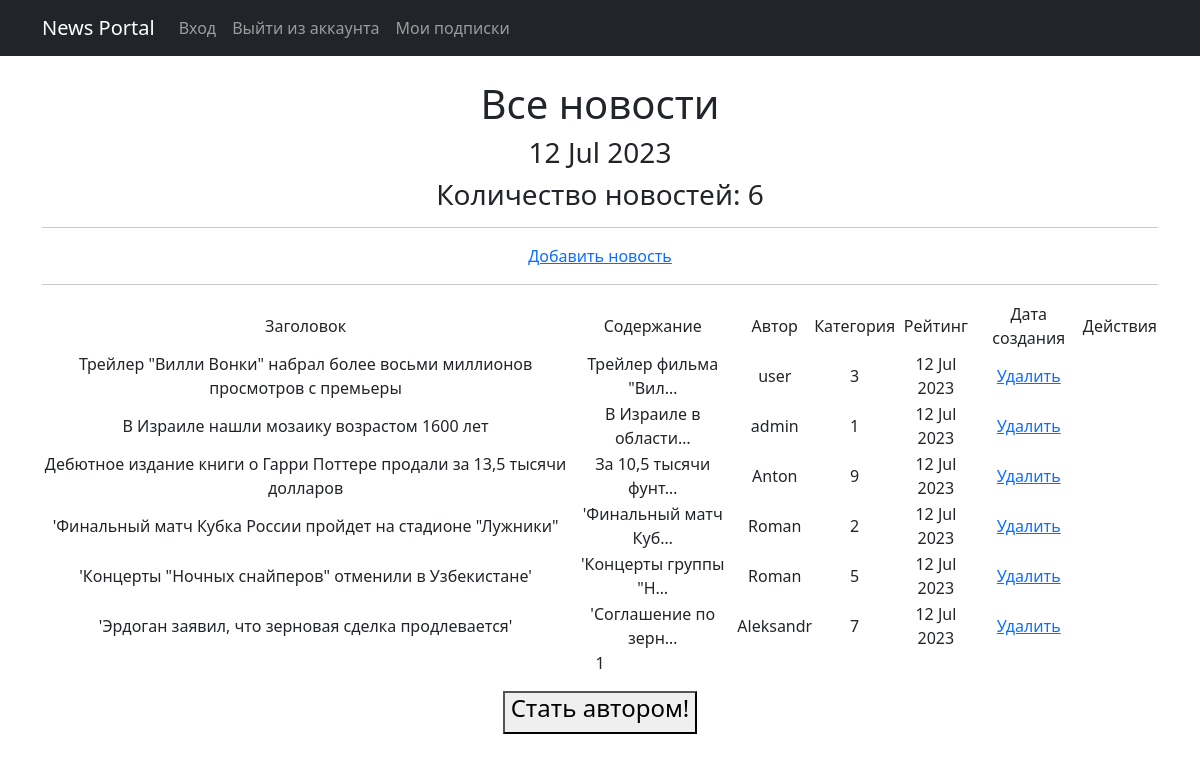
Page /article/ (signed in) on the committed database.
### newsapp/models.py (models this page shows, shortened)
class Post(models.Model):
    author = models.ForeignKey(Author, on_delete=models.CASCADE)
    NEWS = 'NW'
    ARTICLE = 'AR'
    CATEGORY_CHOISES = (
        (NEWS, 'Новость'),
        (ARTICLE, 'Статья'),
    )
    categoryType = models.CharField(max_length=2, choices=CATEGORY_CHOISES, default=ARTICLE)
    dateCreation = models.DateTimeField(auto_now_add=True)
    postCategory = models.ManyToManyField(Category, through='PostCategory')
    title = models.CharField(max_length=128)
    text = models.TextField()
    rating = models.SmallIntegerField(default=0)

class Author(models.Model):
    authorUser = models.OneToOneField(User, on_delete=models.CASCADE)
    ratingAuthor = models.SmallIntegerField(default=0)

### newsapp/views.py (the view)
# urls.py: path('article/', views.ArticleList.as_view(), name='article_list'),
class ArticleList(ListView):
    model = Post
    ordering = '-dateCreation'
    template_name = 'news_list.html'
    context_object_name = 'Posts'
    paginate_by = 10

### newsapp/templatetags/censor_filter.py (called while the page is built)
@register.filter()
def censor(text):
    text_list = text.split()
    censored_text_list = []
    for word in text_list:
        clean_word = ''.join(c for c in word if c not in string.punctuation)
        if clean_word.lower() in bad_words:
            censored_word = clean_word[0] + (len(clean_word) - 1) * '*'
            censored_text_list.append(word.replace(clean_word, censored_word))
        else:
            censored_text_list.append(word)
    return ' '.join(censored_text_list)

### newsapp/templatetags/custom_tags.py (called while the page is built)
@register.simple_tag()
def current_time(format_string='%d %b %Y'):
   return datetime.utcnow().strftime(format_string)

### templates/news_list.html (shortened to what this page needs)
{% extends 'flatpages/default.html' %}
{% load custom_tags %}
{% load censor_filter %}
{% load cache %}
{% block content %}
    <br>
    <h1>Все новости</h1>
    <h3>{% current_time '%d %b %Y' %}</h3>
    <h3>Количество новостей: {{ Posts|length }}</h3>
    <hr>
    {% if perms.newsapp.add_news %}
    <a href="{% url 'news_create' %}">Добавить новость</a>
    {% endif %}
    <hr>
    {% if Posts %}
        <table>
            <tr>
                <td>Заголовок</td>
                <td>Содержание</td>
                <td>Автор</td>
                <td>Категория</td>
                <td>Рейтинг</td>
                <td>Дата создания</td>
                {% if perms.newsapp.change_news or perms.newsapp.delete_news %}
                    <td>Действия</td>
                {% endif %}
            </tr>
            {% for Post in Posts %}
            <tr>
                <td>{{ Post.title|censor }}</td>
                <td>{{ Post.text|censor|truncatechars:20 }}</td>
                <td>{{ Post.author.authorUser }}</td>
                <td>{{ Post.rating }}</td>
                <td>{{ Post.dateCreation|date:'d M Y'}}</td>
                <td>
                    {% if perms.newsapp.delete_news %}
                    <a href="{% url 'news_delete' Post.id %}">Удалить</a>
                    {% endif %}
                </td>
            </tr>
            {% endfor %}
        </table>
    {% else %}
        <h2> Постов нет! </h2>
    {% endif %}
    {{ page_obj.number }}
    {% if not is_author %}
    <button>
        <a class="nav-link" href="{% url 'account_upgrade' %}">
            <h4>Cтать автором!</h4>
        </a>
    </button>
    {% endif %}
{% endblock content %}

### rows in the picture
Post: title|censor "Трейлер \"Вилли Вонки\" набрал более восьми миллионов просмотров с премьеры", text|censor "Трейлер фильма \"Вил…", author.authorUser "user", rating "3", dateCreation "12 Jul 2023"
Post: title|censor "В Израиле нашли мозаику возрастом 1600 лет", text|censor "В Израиле в области…", author.authorUser "admin", rating "1", dateCreation "12 Jul 2023"
Post: title|censor "Дебютное издание книги о Гарри Поттере продали за 13,5 тысячи долларов", text|censor "За 10,5 тысячи фунт…", author.authorUser "Anton", rating "9", dateCreation "12 Jul 2023"
Post: title|censor "'Финальный матч Кубка России пройдет на стадионе \"Лужники\"", text|censor "'Финальный матч Куб…", author.authorUser "Roman", rating "2", dateCreation "12 Jul 2023"
Post: title|censor "'Концерты \"Ночных снайперов\" отменили в Узбекистане'", text|censor "'Концерты группы \"Н…", author.authorUser "Roman", rating "5", dateCreation "12 Jul 2023"
Post: title|censor "'Эрдоган заявил, что зерновая сделка продлевается'", text|censor "'Соглашение по зерн…", author.authorUser "Aleksandr", rating "7", dateCreation "12 Jul 2023"

### other values in the picture
{{ Posts|length }} "6"
{{ page_obj.number }} "1"
